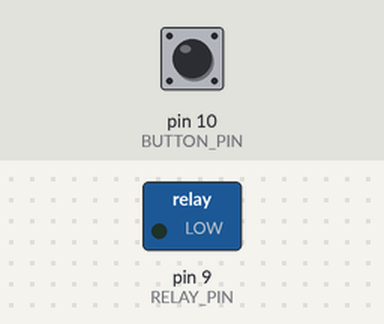
Bench run of a sketch on a simulated Arduino Uno, built with avr-gcc and run on an emulated ATmega328P. Shown: switched loads named in the sketch (green lamp = pin HIGH). Inputs (shaded band) come from the test bench; at power-on: pin 10 (BUTTON_PIN) HIGH.

Above: at 1.2 s.
1.3 s: pin 10 (BUTTON_PIN) pulled LOW for 0.15 s
At 1.37 s:
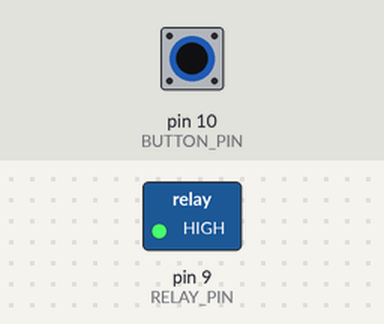
2.9 s: pin 10 (BUTTON_PIN) pulled LOW for 3.2 s
At 6.5 s:
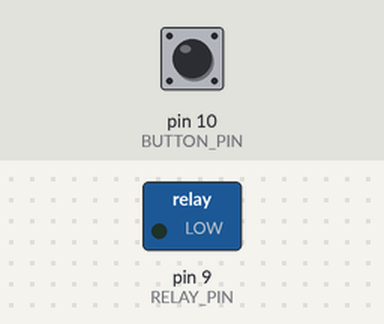
Timing chart, 0 to 8.0 s (numbered marks = the images above; inputs shaded):
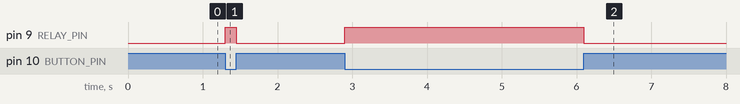

The sketch:

redLightgreenLight.ino
```cpp
/* Sketch to control a relay with an Arduino Uno
 * This can be used to create a basic red light / green light game
 * The red LED should be connected to Normally Open on the relay
 * The green LED should be connected to Normally Closed on the relay
 * Written by Brian Cox
 * 5/29/2019
*/

// Preprocessor directives are used here to set the pin definitions
#define BUTTON_PIN 10
#define RELAY_PIN 9

// variables will change:
int buttonState = 0;         // variable for reading the pushbutton status

void setup() {
  // initialize the relay pin as an output:
  pinMode(RELAY_PIN, OUTPUT);
  // initialize the pushbutton pin as an input:
  pinMode(BUTTON_PIN, INPUT_PULLUP); //Notice that we are using the built-in pullup resistor.
  }

void loop() {
  // read the state of the pushbutton value:
  buttonState = digitalRead(BUTTON_PIN);

  // check if the pushbutton is pressed. If it is, the buttonState is HIGH:
  if (buttonState == LOW) {
    // Activate relay:
    digitalWrite(RELAY_PIN, HIGH);
  } else {
    // Deactivate relay:
    digitalWrite(RELAY_PIN, LOW);
  }
}
```

Measured:
- after the input at 1.3 s, pin 9 (RELAY_PIN): LOW → HIGH at once, → LOW 0.15 s later
- after the input at 2.9 s, pin 9 (RELAY_PIN): LOW → HIGH at once, → LOW 3.2 s later
